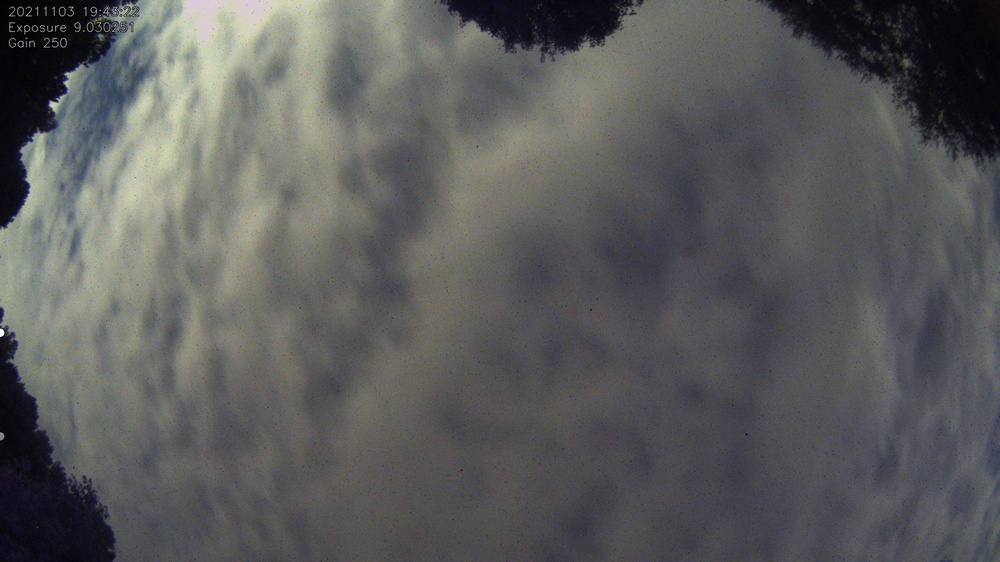
#> input picture testing/blob_detection/test_full_clouds.jpg, 1000 x 562 px, shrunk from 1920 x 1080 before the run
$ python maskblur.py ../blob_detection/test_full_clouds.jpg ../blob_detection/test_moon.jpg
#> lines starting #> are read from the running program, lines starting #| are printed output that depends on the picture
#!/usr/bin/env python3

import cv2
import numpy
import sys
import argparse
import time
from pathlib import Path
import logging

logging.basicConfig(level=logging.INFO)
logger = logging


class MaskBlur(object):
    def __init__(self):
        pass

    def main(self, image_file, mask_file):
#> called with image_file = '../blob_detection/test_full_clouds.jpg', mask_file = '../blob_detection/test_moon.jpg'
        image_file_p = Path(image_file)
        mask_file_p = Path(mask_file)

        if not image_file_p.exists():
            logger.error('Image does not exist: %s', image_file_p)
            sys.exit(1)

        if not mask_file_p.exists():
            logger.error('Mask does not exist: %s', mask_file_p)
            sys.exit(1)

        image = cv2.imread(str(image_file_p), cv2.IMREAD_UNCHANGED)
#> image is the input picture: shape (562, 1000, 3); mean B, G, R 91.6, 91.7, 91.6
        mask = cv2.imread(str(mask_file_p), cv2.IMREAD_GRAYSCALE)
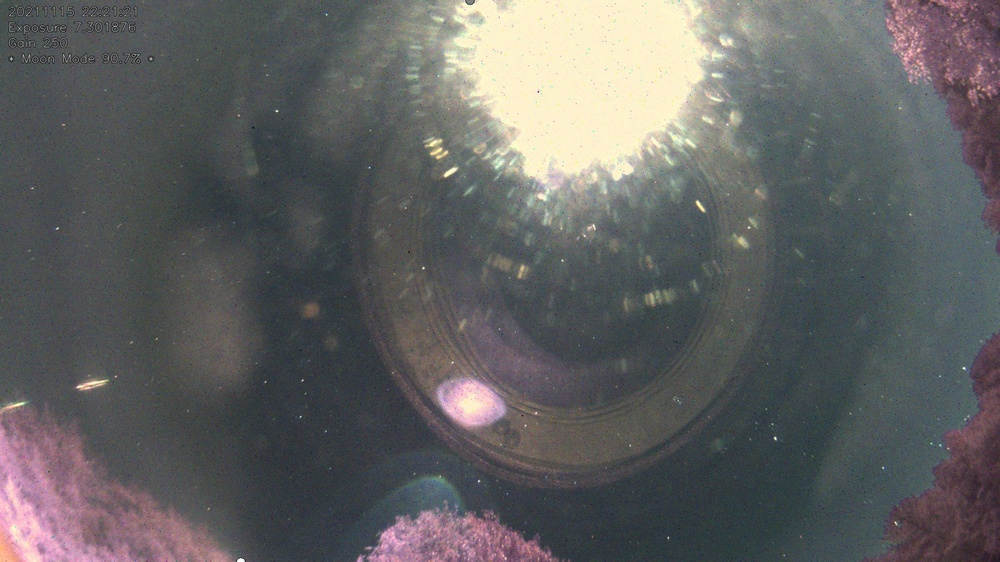
#> input picture testing/blob_detection/test_moon.jpg, 1000 x 562 px, shrunk from 1920 x 1080 before the run
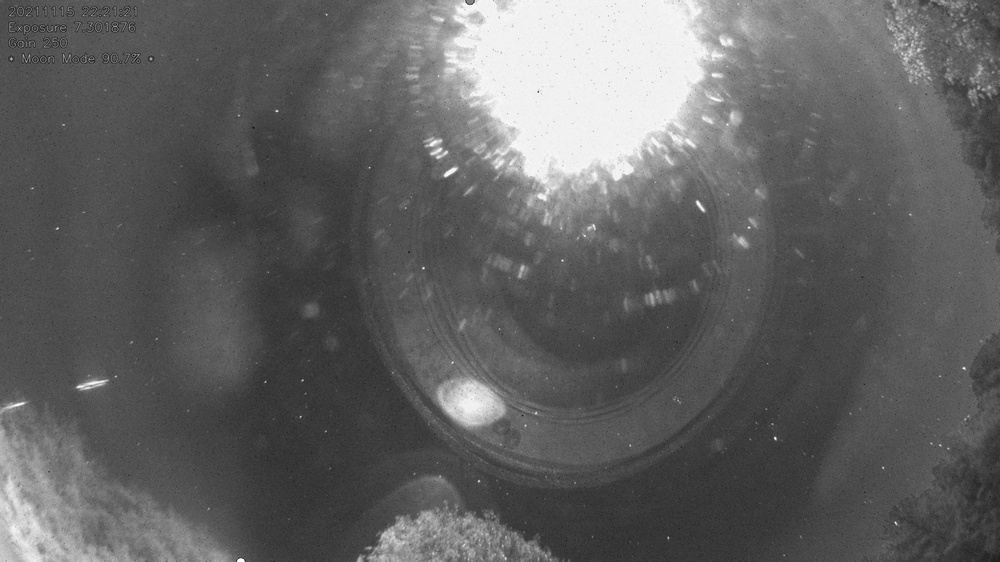
#> mask: shape (562, 1000); min 1, max 255, mean 97.5
        #mask = cv2.imread(str(mask_file_p), cv2.IMREAD_COLOR)


        ### set all compression artifacts to black
        #mask[mask < 255] = 0  # did not quite work


        start = time.time()

        # [16 lines of commented-out code are left out]

        blur_mask = cv2.blur(mask, (75, 75), cv2.BORDER_DEFAULT)
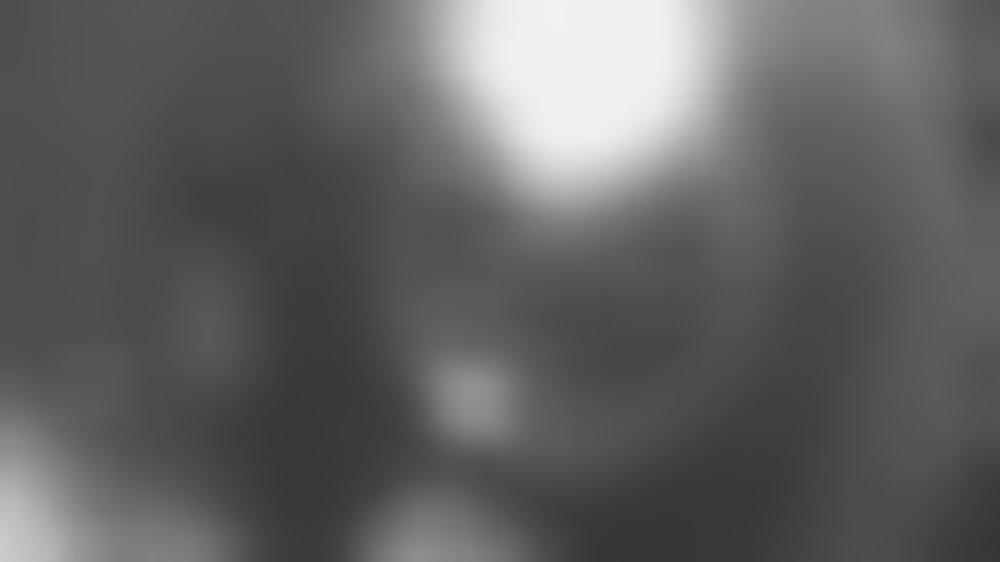
#> blur_mask: shape (562, 1000); min 54, max 241, mean 97.5

        color_mask = cv2.cvtColor(blur_mask, cv2.COLOR_GRAY2BGR)
        #color_mask = blur_mask

        gradient_mask = color_mask / 255


        masked_image = (image * gradient_mask).astype(numpy.uint8)
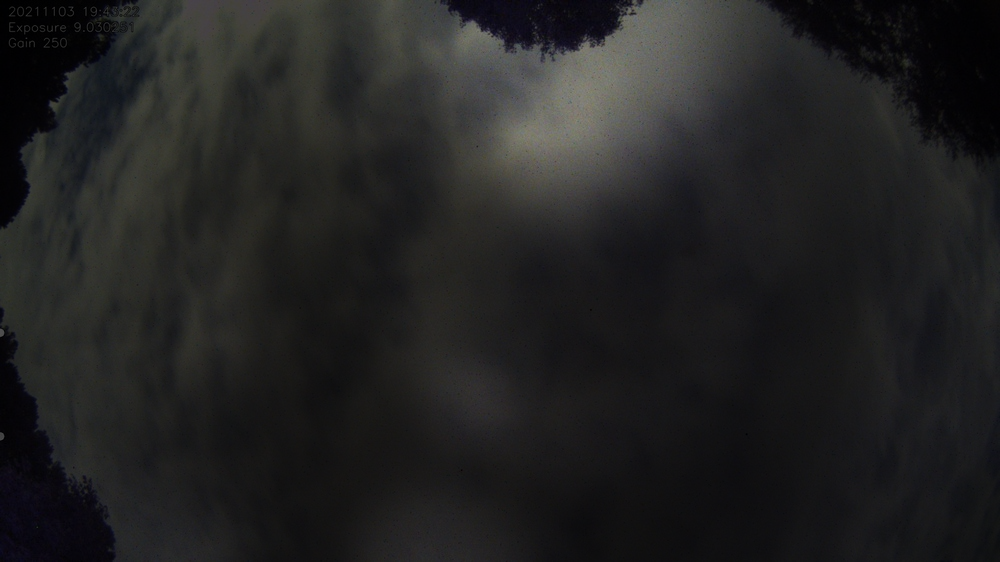
#> masked_image: shape (562, 1000, 3); mean B, G, R 33.8, 33.8, 33.8
        #masked_image = cv2.multiply(image, gradient_mask)
        #masked_image = cv2.bitwise_and(image, image, mask=mask)


        elapsed_s = time.time() - start
        logger.warning('Time: %0.4fs', elapsed_s)


        cv2.imwrite('blur.jpg', masked_image, [cv2.IMWRITE_JPEG_QUALITY, 90])


if __name__ == "__main__":
    argparser = argparse.ArgumentParser()
    argparser.add_argument(
        'image',
        help='Input image',
        type=str,
    )
    argparser.add_argument(
        'mask',
        help='Mask image',
        type=str,
    )

    args = argparser.parse_args()

    mb = MaskBlur()
    mb.main(args.image, args.mask)
